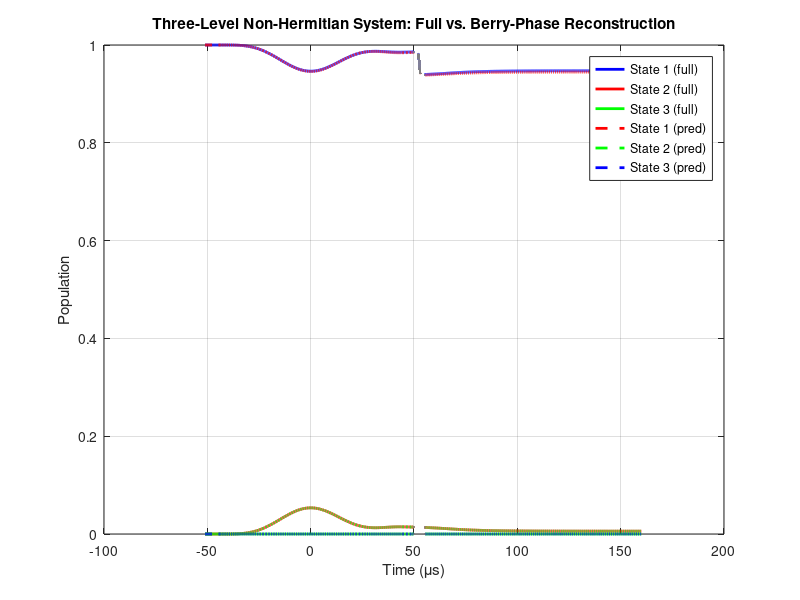

This figure's MATLAB source:
% clear; clc;

%% Parameters
% Coupling for 1-2 transition (via the oscillatory field)
d12   = -33.6 * 2*pi;         % dipole moment for 1-2 (arbitrary units)
E0    = 40;                   % field amplitude for stark
omega = 2*pi*11.44e3;         % angular frequency for the sine field

% Coupling for 1-3 transition (Gaussian pulse)
d13    = -2.15e4 * 2*pi;      % dipole moment for 1-3 (as in previous code)
E_L2   = 8.514e2*0.02;            % electric field amplitude for L2
E0_nr  = 12;                 % additional amplitude for non-resonant part
t0L2   = 52.6e-6;            % center of the Gaussian pulse (s)
t0nr   = 70.1e-6;
sigma  = 0.52e-6;            % pulse width (s)

% Detunings and decay
Delta1 = 2*pi*2e3;          % detuning for state 2 (1-2 transition)
Delta2 = 2*pi*1e6*3;        % L2 detuning
Gamma  = 2.7e6 * 2*pi;      % decay rate for state 3

% Time span (in seconds)
t_start = -51.1e-6;        % start time
t_end   = 160e-6;          % end time
tspan   = [t_start, t_end];

%% Define time-dependent couplings
% 1-2 coupling: active only when -43.7 µs < t < 43.7 µs plus a non-resonant term
E_stark = @(t) ( (t > -43.7e-6 & t < 43.7e-6) .* ( d12 .* E0 .* sin(omega*(t + 43.7e-6)) ) );
Enr = @(t) d12 * E0_nr * sech(616 * (t - t0nr) / 0.76e-2);
Omega = @(t) E_stark(t) + Enr(t);
% 1-3 coupling: Omega'_{13}(t) = 0.5*d13*E_L2*exp(-((t-t0L2)^2)/(2*sigma^2))
Omega13prime = @(t) 0.5 * d13 .* E_L2 .* exp(-((t-t0L2).^2)/(2*sigma^2));

%% Define the 3x3 non-Hermitian Hamiltonian H(t)
H = @(t) [ 0,               Omega(t),         Omega13prime(t);
           Omega(t),        Delta1,           0;
           Omega13prime(t), 0,   Delta2 - 1i*(Gamma/2) ];

%% Solve the Right-State Evolution: dψ/dt = -i H(t) ψ,  ψ(t_start) = [1; 0; 0]
psi0 = [1; 0; 0];  % initial state
stateODE_right = @(t, psi) -1i * H(t) * psi;
opts = odeset('RelTol',1e-14,'AbsTol',1e-15);
[t_sol, psi_sol] = ode45(stateODE_right, tspan, psi0, opts);

% (For visualization) Extract populations from full simulation
pop1 = abs(psi_sol(:,1)).^2;
pop2 = abs(psi_sol(:,2)).^2;
pop3 = abs(psi_sol(:,3)).^2;

%% Solve the Left-State Evolution (Adjoint Equation):
% dχ/dt = + i H†(t) χ, choose chi0 so that <chi(0)|psi(0)> = 1, e.g. chi0 = [1; 0; 0]
chi0 = [1; 0; 0];
stateODE_left = @(t, chi) +1i * (H(t))' * chi;   % H(t)' is H†(t)
[t_sol_left, chi_sol] = ode45(stateODE_left, tspan, chi0, opts);

% Assume t_sol and t_sol_left are essentially the same grid.
N_time = length(t_sol);

%% Biorthonormalization: at each time t, compute:
%   N(t) = <chi(t)|psi(t)>
%   v(t) = psi(t)/sqrt(N(t))
%   w(t) = chi(t)/sqrt(N(t))
v_states = zeros(N_time, 3);   % normalized right states (each row is 1x3)
w_states = zeros(N_time, 3);   % normalized left states
N_factors = zeros(N_time, 1);

for k = 1:N_time
    psi_k = psi_sol(k, :).';  % 3x1 column vector
    chi_k = chi_sol(k, :).';  % 3x1 column vector
    N_k = chi_k' * psi_k;     % scalar (in general complex)
    N_factors(k) = N_k;
    
    % Use the square root of N_k. (Choose branch consistently.)
    v_states(k, :) = (psi_k / sqrt(N_k)).';
    w_states(k, :) = (chi_k / sqrt(N_k)).';
end

%% Compute Dynamic and Berry Phases
% Dynamic phase: gamma_D(t) = ∫ [w(t)'*H(t)*v(t)] dt
% Berry phase:   gamma_B(t) = i ∫ [w(t)'*(dv/dt)] dt
dynamic_phase = zeros(N_time, 1);
berry_phase   = zeros(N_time, 1);

for k = 2:N_time
    dt = t_sol(k) - t_sol(k-1);
    
    % -- Dynamic phase integrand --
    v_k = v_states(k, :).';
    w_k = w_states(k, :).';
    Hk  = H(t_sol(k));
    integrand_dyn = w_k' * Hk * v_k;  % may be complex in non-Hermitian case
    dynamic_phase(k) = dynamic_phase(k-1) + integrand_dyn * dt;
    
    % -- Berry phase integrand --
    v_prev = v_states(k-1, :).';
    % Finite difference for dv/dt:
    dv = (v_k - v_prev) / dt;
    integrand_berry = 1i * (w_k' * dv);
    berry_phase(k) = berry_phase(k-1) + integrand_berry * dt;
end

%% Construct the Predicted Wavefunction from the Phases
% psi_pred(t) = exp(i * berry_phase(t)) * exp(-i * dynamic_phase(t)) * v(t)
psi_pred = zeros(N_time, 3);
for k = 1:N_time
    phaseFactor = exp(1i * berry_phase(k)) * exp(-1i * dynamic_phase(k));
    v_k = v_states(k, :).';
    psi_pred(k, :) = (phaseFactor * v_k).';
end

%% (Optional) Compare populations of the direct integration and predicted state
pop_pred = abs(psi_pred).^2;

figure;
plot(t_sol*1e6, pop1, 'b', 'LineWidth',2); hold on;
plot(t_sol*1e6, pop2, 'r', 'LineWidth',2);
plot(t_sol*1e6, pop3, 'g', 'LineWidth',2);
plot(t_sol*1e6, pop_pred(:,1), 'r--', 'LineWidth',2);
plot(t_sol*1e6, pop_pred(:,2), 'g--', 'LineWidth',2);
plot(t_sol*1e6, pop_pred(:,3), 'b--', 'LineWidth',2);
% plot(t_sol*1e6, Omega(t_sol), 'k', 'LineWidth',2);
xlabel('Time (\mus)');
ylabel('Population');
legend('State 1 (full)', 'State 2 (full)', 'State 3 (full)', 'State 1 (pred)', 'State 2 (pred)', 'State 3 (pred)');
title('Three-Level Non-Hermitian System: Full vs. Berry-Phase Reconstruction');
grid on;


